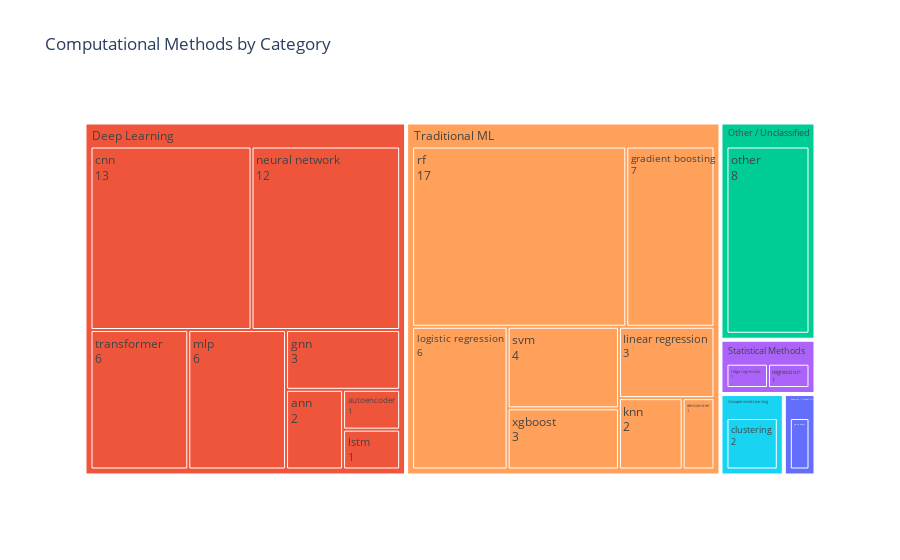

Notebook source saved alongside this figure:
### Code cell
fig = px.treemap(
    df_data,
    path=["category", "method"],  # Grouping hierarchy
    values="count",
    color="category",
    title="Computational Methods by Category",
)

fig.update_traces(textinfo="label+value")
fig.write_html(path_figure5)
fig.write_image(path_figure6, width=1200, height=800)
fig.show()

### Figure 1 — Plotly figure (JSON) as saved in the notebook; plotly's stock layout.template omitted (floating-point values rounded to 4 significant figures)
{"data": [{"branchvalues": "total", "customdata": [["Bayesian / Probabilistic"], ["Bayesian / Probabilistic"], ["Deep Learning"], ["Deep Learning"], ["Deep Learning"], ["Deep Learning"], ["Deep Learning"], ["Deep Learning"], ["Deep Learning"], ["Deep Learning"], ["Deep Learning"], ["Other / Unclassified"], ["Other / Unclassified"], ["Statistical Methods"], ["Statistical Methods"], ["Statistical Methods"], ["Traditional ML"], ["Traditional ML"], ["Traditional ML"], ["Traditional ML"], ["Traditional ML"], ["Traditional ML"], ["Traditional ML"], ["Traditional ML"], ["Traditional ML"], ["Unsupervised Learning"], ["Unsupervised Learning"]], "domain": {"x": [0, 1], "y": [0, 1]}, "hovertemplate": "labels=%{label}<br>count=%{value}<br>parent=%{parent}<br>id=%{id}<br>category=%{customdata[0]}<extra></extra>", "ids": ["Bayesian / Probabilistic", "Bayesian / Probabilistic/naive bayes", "Deep Learning/autoencoder", "Deep Learning/transformer", "Deep Learning", "Deep Learning/mlp", "Deep Learning/ann", "Deep Learning/cnn", "Deep Learning/lstm", "Deep Learning/neural network", "Deep Learning/gnn", "Other / Unclassified", "Other / Unclassified/other", "Statistical Methods/ridge regression", "Statistical Methods/regression", "Statistical Methods", "Traditional ML", "Traditional ML/decision tree", "Traditional ML/xgboost", "Traditional ML/svm", "Traditional ML/knn", "Traditional ML/rf", "Traditional ML/logistic regression", "Traditional ML/gradient boosting", "Traditional ML/linear regression", "Unsupervised Learning", "Unsupervised Learning/clustering"], "labels": ["Bayesian / Probabilistic", "naive bayes", "autoencoder", "transformer", "Deep Learning", "mlp", "ann", "cnn", "lstm", "neural network", "gnn", "Other / Unclassified", "other", "ridge regression", "regression", "Statistical Methods", "Traditional ML", "decision tree", "xgboost", "svm", "knn", "rf", "logistic regression", "gradient boosting", "linear regression", "Unsupervised Learning", "clustering"], "marker": {"colors": ["#636efa", "#636efa", "#EF553B", "#EF553B", "#EF553B", "#EF553B", "#EF553B", "#EF553B", "#EF553B", "#EF553B", "#EF553B", "#00cc96", "#00cc96", "#ab63fa", "#ab63fa", "#ab63fa", "#FFA15A", "#FFA15A", "#FFA15A", "#FFA15A", "#FFA15A", "#FFA15A", "#FFA15A", "#FFA15A", "#FFA15A", "#19d3f3", "#19d3f3"]}, "name": "", "parents": ["", "Bayesian / Probabilistic", "Deep Learning", "Deep Learning", "", "Deep Learning", "Deep Learning", "Deep Learning", "Deep Learning", "Deep Learning", "Deep Learning", "", "Other / Unclassified", "Statistical Methods", "Statistical Methods", "", "", "Traditional ML", "Traditional ML", "Traditional ML", "Traditional ML", "Traditional ML", "Traditional ML", "Traditional ML", "Traditional ML", "", "Unsupervised Learning"], "textinfo": "label+value", "type": "treemap", "values": [1.0, 1.0, 1.0, 6.0, 44.0, 6.0, 2.0, 13.0, 1.0, 12.0, 3.0, 8.0, 8.0, 1.0, 1.0, 2.0, 43.0, 1.0, 3.0, 4.0, 2.0, 17.0, 6.0, 7.0, 3.0, 2.0, 2.0]}], "layout": {"legend": {"tracegroupgap": 0}, "title": {"text": "Computational Methods by Category"}}}
